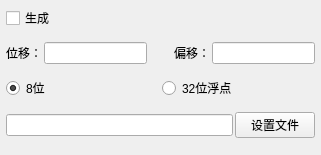
<?xml version="1.0" encoding="UTF-8"?>
<ui version="4.0">
 <class>Form</class>
 <widget class="QWidget" name="Form">
  <property name="geometry">
   <rect>
    <x>0</x>
    <y>0</y>
    <width>321</width>
    <height>155</height>
   </rect>
  </property>
  <property name="sizePolicy">
   <sizepolicy hsizetype="Expanding" vsizetype="Minimum">
    <horstretch>0</horstretch>
    <verstretch>0</verstretch>
   </sizepolicy>
  </property>
  <property name="minimumSize">
   <size>
    <width>200</width>
    <height>0</height>
   </size>
  </property>
  <property name="maximumSize">
   <size>
    <width>1000</width>
    <height>499</height>
   </size>
  </property>
  <property name="baseSize">
   <size>
    <width>0</width>
    <height>155</height>
   </size>
  </property>
  <property name="contextMenuPolicy">
   <enum>Qt::NoContextMenu</enum>
  </property>
  <property name="windowTitle">
   <string>窗体</string>
  </property>
  <property name="styleSheet">
   <string notr="true"/>
  </property>
  <layout class="QVBoxLayout" name="verticalLayout">
   <property name="spacing">
    <number>2</number>
   </property>
   <property name="leftMargin">
    <number>6</number>
   </property>
   <property name="topMargin">
    <number>6</number>
   </property>
   <property name="rightMargin">
    <number>6</number>
   </property>
   <property name="bottomMargin">
    <number>6</number>
   </property>
   <item>
    <layout class="QHBoxLayout" name="horizontalLayout">
     <property name="topMargin">
      <number>0</number>
     </property>
     <item>
      <widget class="QCheckBox" name="bake_displacement_generate">
       <property name="toolTip">
        <string>启用/禁用位移贴图烘焙。</string>
       </property>
       <property name="text">
        <string>生成</string>
       </property>
       <property name="checked">
        <bool>false</bool>
       </property>
      </widget>
     </item>
     <item>
      <spacer name="horizontalSpacer">
       <property name="orientation">
        <enum>Qt::Horizontal</enum>
       </property>
       <property name="sizeHint" stdset="0">
        <size>
         <width>40</width>
         <height>20</height>
        </size>
       </property>
      </spacer>
     </item>
    </layout>
   </item>
   <item>
    <spacer name="verticalSpacer_2">
     <property name="orientation">
      <enum>Qt::Vertical</enum>
     </property>
     <property name="sizeType">
      <enum>QSizePolicy::Fixed</enum>
     </property>
     <property name="sizeHint" stdset="0">
      <size>
       <width>20</width>
       <height>10</height>
      </size>
     </property>
    </spacer>
   </item>
   <item>
    <layout class="QHBoxLayout" name="horizontalLayout_4">
     <property name="topMargin">
      <number>0</number>
     </property>
     <property name="rightMargin">
      <number>0</number>
     </property>
     <item>
      <widget class="QLabel" name="label_2">
       <property name="text">
        <string>位移：</string>
       </property>
      </widget>
     </item>
     <item>
      <widget class="QLineEdit" name="bake_displacement_displacement">
       <property name="toolTip">
        <string>当贴图以8位模式烘焙后，此值等于渲染时为获得正确结果所需设置的位移量。</string>
       </property>
       <property name="readOnly">
        <bool>true</bool>
       </property>
      </widget>
     </item>
     <item>
      <spacer name="horizontalSpacer_2">
       <property name="orientation">
        <enum>Qt::Horizontal</enum>
       </property>
       <property name="sizeType">
        <enum>QSizePolicy::Preferred</enum>
       </property>
       <property name="sizeHint" stdset="0">
        <size>
         <width>30</width>
         <height>20</height>
        </size>
       </property>
      </spacer>
     </item>
     <item>
      <widget class="QLabel" name="label_4">
       <property name="text">
        <string>偏移：</string>
       </property>
      </widget>
     </item>
     <item>
      <widget class="QLineEdit" name="bake_displacement_offset">
       <property name="toolTip">
        <string>当贴图以8位模式烘焙后，此值等于渲染时为获得正确结果所需设置的位移偏移量。</string>
       </property>
       <property name="readOnly">
        <bool>true</bool>
       </property>
      </widget>
     </item>
    </layout>
   </item>
   <item>
    <spacer name="verticalSpacer_4">
     <property name="orientation">
      <enum>Qt::Vertical</enum>
     </property>
     <property name="sizeType">
      <enum>QSizePolicy::Fixed</enum>
     </property>
     <property name="sizeHint" stdset="0">
      <size>
       <width>20</width>
       <height>10</height>
      </size>
     </property>
    </spacer>
   </item>
   <item>
    <layout class="QHBoxLayout" name="horizontalLayout_3">
     <property name="topMargin">
      <number>0</number>
     </property>
     <item>
      <widget class="QRadioButton" name="bake_displacement_8bit">
       <property name="toolTip">
        <string>贴图将保存为每通道8位的TGA或TIFF文件。动态范围被拉伸以适配8位图像所能提供的256级强度。</string>
       </property>
       <property name="text">
        <string>8位</string>
       </property>
       <property name="checked">
        <bool>true</bool>
       </property>
       <attribute name="buttonGroup">
        <string notr="true">buttonGroup</string>
       </attribute>
      </widget>
     </item>
     <item>
      <widget class="QRadioButton" name="bake_displacement_32bit">
       <property name="toolTip">
        <string>贴图将保存为每通道32位浮点TIFF文件。位移值以真实世界单位计算，因此渲染时无需进一步处理即可获得所需结果。</string>
       </property>
       <property name="text">
        <string>32位浮点</string>
       </property>
       <attribute name="buttonGroup">
        <string notr="true">buttonGroup</string>
       </attribute>
      </widget>
     </item>
    </layout>
   </item>
   <item>
    <spacer name="verticalSpacer_3">
     <property name="orientation">
      <enum>Qt::Vertical</enum>
     </property>
     <property name="sizeType">
      <enum>QSizePolicy::Fixed</enum>
     </property>
     <property name="sizeHint" stdset="0">
      <size>
       <width>20</width>
       <height>10</height>
      </size>
     </property>
    </spacer>
   </item>
   <item>
    <layout class="QHBoxLayout" name="horizontalLayout_8">
     <property name="spacing">
      <number>2</number>
     </property>
     <property name="topMargin">
      <number>0</number>
     </property>
     <item>
      <widget class="QLineEdit" name="bake_displacement_file">
       <property name="toolTip">
        <string>通过文件对话框选择烘焙贴图要保存到的文件。你也可以直接在“设置文件”按钮左侧的输入框中输入文件路径。烘焙贴图可保存为24位TGA，或24/32位浮点TIFF文件。</string>
       </property>
      </widget>
     </item>
     <item>
      <widget class="QPushButton" name="bake_displacement_setFile">
       <property name="toolTip">
        <string>通过文件对话框选择烘焙贴图要保存到的文件。你也可以直接在“设置文件”按钮左侧的输入框中输入文件路径。烘焙贴图可保存为24位TGA，或24/32位浮点TIFF文件。</string>
       </property>
       <property name="text">
        <string>设置文件</string>
       </property>
      </widget>
     </item>
    </layout>
   </item>
   <item>
    <spacer name="verticalSpacer">
     <property name="orientation">
      <enum>Qt::Vertical</enum>
     </property>
     <property name="sizeHint" stdset="0">
      <size>
       <width>10</width>
       <height>4</height>
      </size>
     </property>
    </spacer>
   </item>
  </layout>
 </widget>
 <resources/>
 <connections/>
 <buttongroups>
  <buttongroup name="buttonGroup"/>
 </buttongroups>
</ui>
